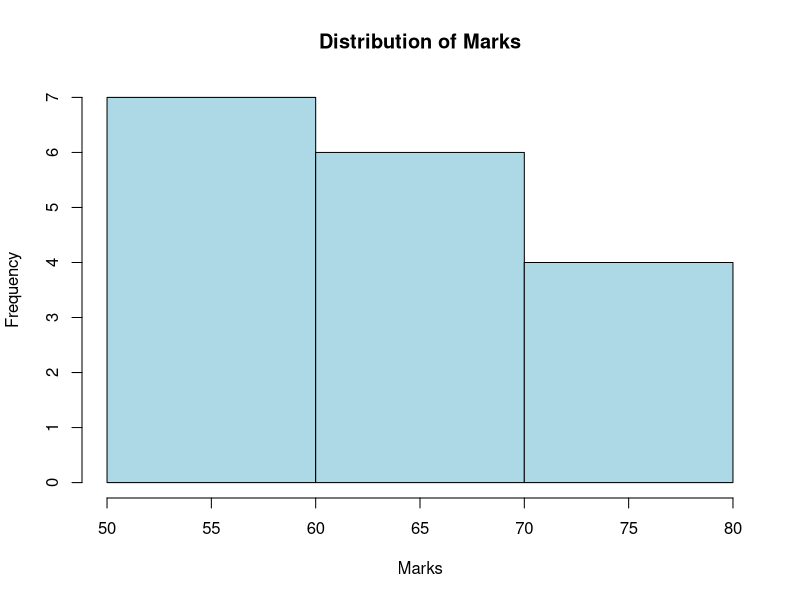

Source code (R):
marks <- c(55, 60, 71, 63, 55, 65, 50, 55, 58, 59, 61, 63, 65, 67, 71, 72, 75)

num_bins <- 3

# Equal-frequency binning
sorted_marks <- sort(marks)
bins <- split(sorted_marks, cut(seq_along(sorted_marks),
                                breaks = num_bins,
                                labels = FALSE))

print("Equal-frequency bins:")
print(bins)

# Smoothing by bin mean
smoothed_data_by_mean <- unlist(lapply(bins, function(x) {
  rep(mean(x), length(x))
}))

# Smoothing by bin median
smoothed_data_by_median <- unlist(lapply(bins, function(x) {
  rep(median(x), length(x))
}))

# Smoothing by bin boundaries
smoothed_data_by_boundaries <- unlist(lapply(bins, function(x) {
  sapply(x, function(v) {
    if (abs(v - min(x)) <= abs(v - max(x))) min(x) else max(x)
  })
}))

print("Original data:")
print(marks)

print("Smoothed data by bin mean:")
print(smoothed_data_by_mean)

print("Smoothed data by bin median:")
print(smoothed_data_by_median)

print("Smoothed data by bin boundaries:")
print(smoothed_data_by_boundaries)

# Histogram
hist(marks, breaks = num_bins, col = "lightblue",
     xlab = "Marks",
     main = "Distribution of Marks")
